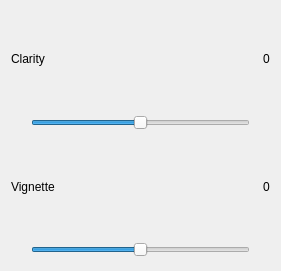
    <widget class="QWidget" name="verticalLayoutWidget_6">
     <property name="geometry">
      <rect>
       <x>9</x>
       <y>390</y>
       <width>281</width>
       <height>271</height>
      </rect>
     </property>
     <layout class="QVBoxLayout" name="verticalLayout_6">
      <item>
       <layout class="QHBoxLayout" name="horizontalLayout_25">
        <item>
         <widget class="QLabel" name="label_clarity">
          <property name="text">
           <string>Clarity</string>
          </property>
         </widget>
        </item>
        <item>
         <spacer name="horizontalSpacer_32">
          <property name="orientation">
           <enum>Qt::Horizontal</enum>
          </property>
          <property name="sizeHint" stdset="0">
           <size>
            <width>40</width>
            <height>20</height>
           </size>
          </property>
         </spacer>
        </item>
        <item>
         <widget class="QLabel" name="Clarity_value">
          <property name="text">
           <string>0</string>
          </property>
         </widget>
        </item>
       </layout>
      </item>
      <item>
       <layout class="QHBoxLayout" name="horizontalLayout_17">
        <item>
         <spacer name="horizontalSpacer_28">
          <property name="orientation">
           <enum>Qt::Horizontal</enum>
          </property>
          <property name="sizeType">
           <enum>QSizePolicy::Fixed</enum>
          </property>
          <property name="sizeHint" stdset="0">
           <size>
            <width>20</width>
            <height>20</height>
           </size>
          </property>
         </spacer>
        </item>
        <item>
         <widget class="QSlider" name="clarity">
          <property name="minimum">
           <number>-100</number>
          </property>
          <property name="maximum">
           <number>100</number>
          </property>
          <property name="tracking">
           <bool>false</bool>
          </property>
          <property name="orientation">
           <enum>Qt::Horizontal</enum>
          </property>
          <property name="invertedAppearance">
           <bool>false</bool>
          </property>
          <property name="invertedControls">
           <bool>false</bool>
          </property>
          <property name="tickPosition">
           <enum>QSlider::NoTicks</enum>
          </property>
          <property name="tickInterval">
           <number>5</number>
          </property>
         </widget>
        </item>
        <item>
         <spacer name="horizontalSpacer_29">
          <property name="orientation">
           <enum>Qt::Horizontal</enum>
          </property>
          <property name="sizeType">
           <enum>QSizePolicy::Fixed</enum>
          </property>
          <property name="sizeHint" stdset="0">
           <size>
            <width>20</width>
            <height>20</height>
           </size>
          </property>
         </spacer>
        </item>
       </layout>
      </item>
      <item>
       <layout class="QHBoxLayout" name="horizontalLayout_26">
        <item>
         <widget class="QLabel" name="label_9">
          <property name="text">
           <string>Vignette</string>
          </property>
         </widget>
        </item>
        <item>
         <spacer name="horizontalSpacer_33">
          <property name="orientation">
           <enum>Qt::Horizontal</enum>
          </property>
          <property name="sizeHint" stdset="0">
           <size>
            <width>40</width>
            <height>20</height>
           </size>
          </property>
         </spacer>
        </item>
        <item>
         <widget class="QLabel" name="Vignette_value">
          <property name="text">
           <string>0</string>
          </property>
         </widget>
        </item>
       </layout>
      </item>
      <item>
       <layout class="QHBoxLayout" name="horizontalLayout_18">
        <item>
         <spacer name="horizontalSpacer_30">
          <property name="orientation">
           <enum>Qt::Horizontal</enum>
          </property>
          <property name="sizeType">
           <enum>QSizePolicy::Fixed</enum>
          </property>
          <property name="sizeHint" stdset="0">
           <size>
            <width>20</width>
            <height>20</height>
           </size>
          </property>
         </spacer>
        </item>
        <item>
         <widget class="QSlider" name="vignette">
          <property name="minimum">
           <number>-100</number>
          </property>
          <property name="maximum">
           <number>100</number>
          </property>
          <property name="tracking">
           <bool>true</bool>
          </property>
          <property name="orientation">
           <enum>Qt::Horizontal</enum>
          </property>
          <property name="invertedAppearance">
           <bool>false</bool>
          </property>
          <property name="invertedControls">
           <bool>false</bool>
          </property>
          <property name="tickPosition">
           <enum>QSlider::NoTicks</enum>
          </property>
          <property name="tickInterval">
           <number>5</number>
          </property>
         </widget>
        </item>
        <item>
         <spacer name="horizontalSpacer_31">
          <property name="orientation">
           <enum>Qt::Horizontal</enum>
          </property>
          <property name="sizeType">
           <enum>QSizePolicy::Fixed</enum>
          </property>
          <property name="sizeHint" stdset="0">
           <size>
            <width>20</width>
            <height>20</height>
           </size>
          </property>
         </spacer>
        </item>
       </layout>
      </item>
     </layout>
    </widget>
